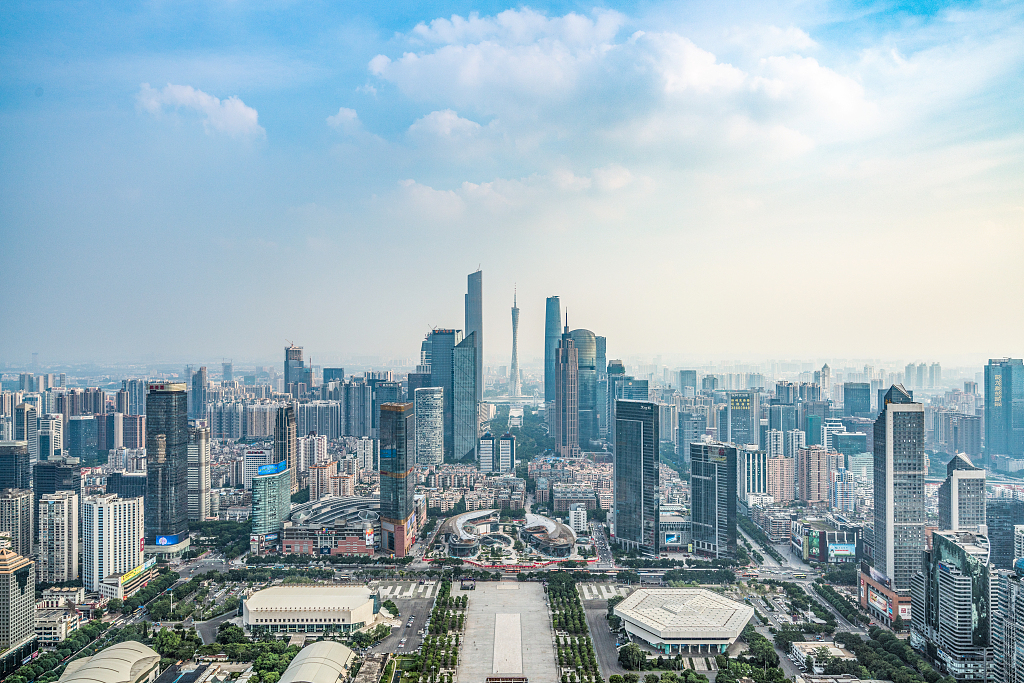
#> input picture OpenCV_Project/Opencv_Image_Processing/Img/7418.jpeg, 1024 x 683 px
$ python gray_histogram.py
#> lines starting #> are read from the running program, lines starting #| are printed output that depends on the picture
#!/user/bin/env python3
# -*- coding: utf-8 -*-
"""
对比度增强是图像增强的一种，只要解决由于图像的灰度级范围较小造成的对比度较低的问题，目的是放大灰度级，增强图像细节
对比度增强：线性变换、分段线性变换、伽马变换、直方图正规化，直方图均衡化，局部自适应直方图均衡化。
"""
import cv2
import matplotlib.pyplot as plt
image = cv2.imread('../Img/7418.jpeg')
#> image is the input picture: shape (683, 1024, 3); mean B, G, R 184.2, 174.7, 154
# image = cv2.imread('../Img/1685800648022.jpg')
gray = cv2.cvtColor(image,cv2.COLOR_BGR2GRAY)
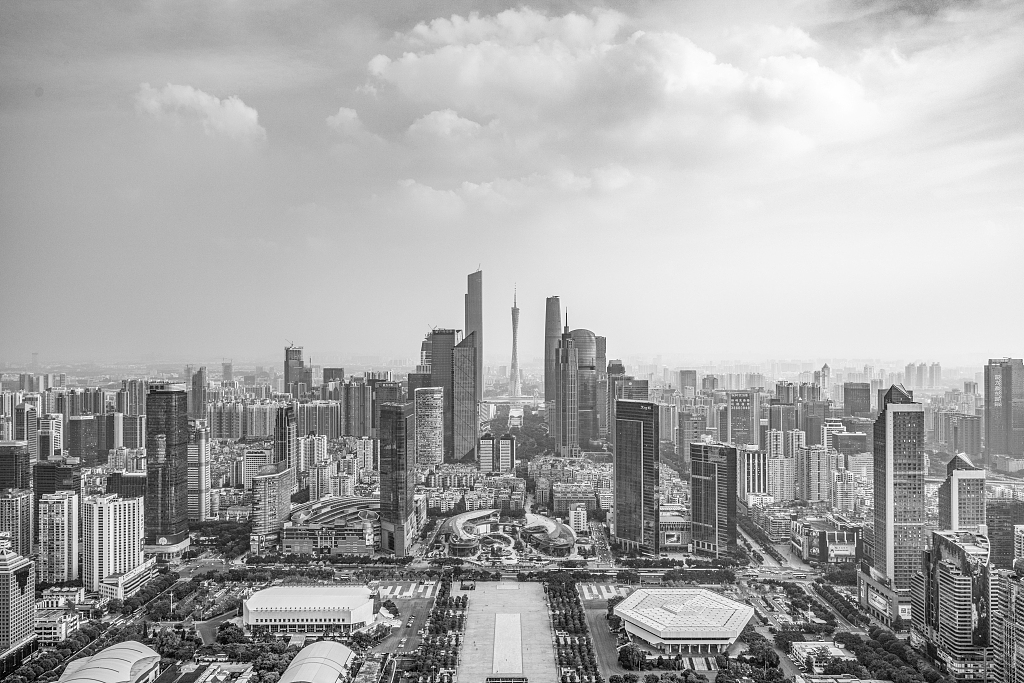
#> gray: shape (683, 1024); min 0, max 255, mean 169.6
hist = cv2.calcHist(gray,[6],None,[155],[120,256])  # 原图、通道、掩模、直方图尺寸(x轴)、像素值范围
#> hist = 155 values, max 38 at index 55, min 0 at index 0, mean 6.61

cv2.imshow('gray',gray)

plt.plot(hist)
plt.show()
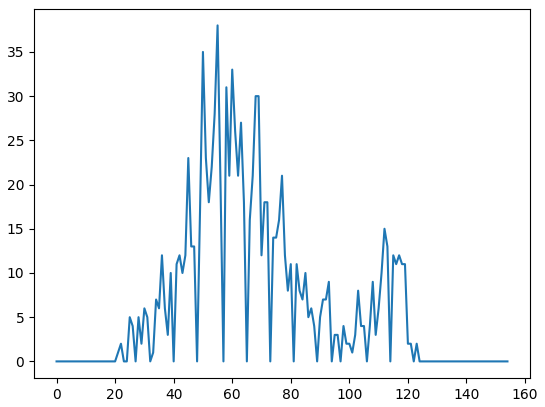
#> figure drawn by matplotlib, 1 panel; curve peaks at x = 55, y = 38
cv2.waitKey(0)
cv2.destroyAllWindows()

$ run again, with OpenCV_Project/Opencv_Image_Processing/Img/1685800648022.jpg copied over OpenCV_Project/Opencv_Image_Processing/Img/7418.jpeg
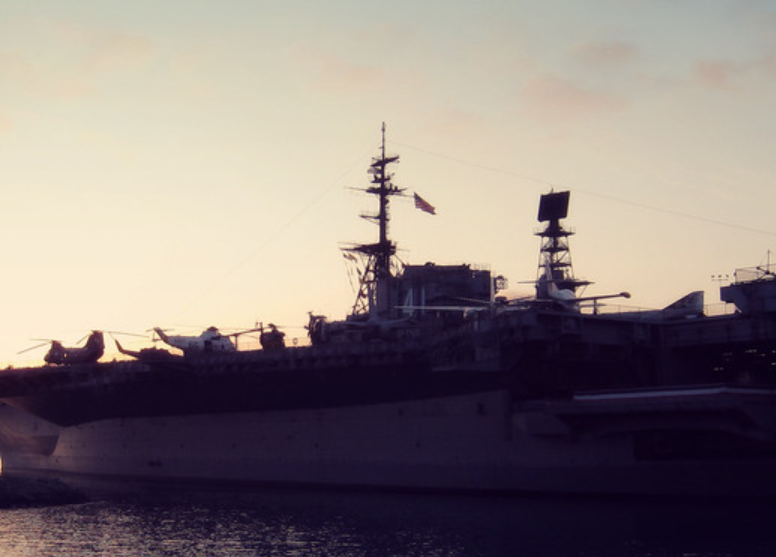
#> input picture OpenCV_Project/Opencv_Image_Processing/Img/1685800648022.jpg, 776 x 557 px
#> image is the input picture: shape (557, 776, 3); mean B, G, R 124, 125.5, 136.5
#> `gray = cv2.cvtColor(image,cv2.COLOR_BGR2GRAY)`:
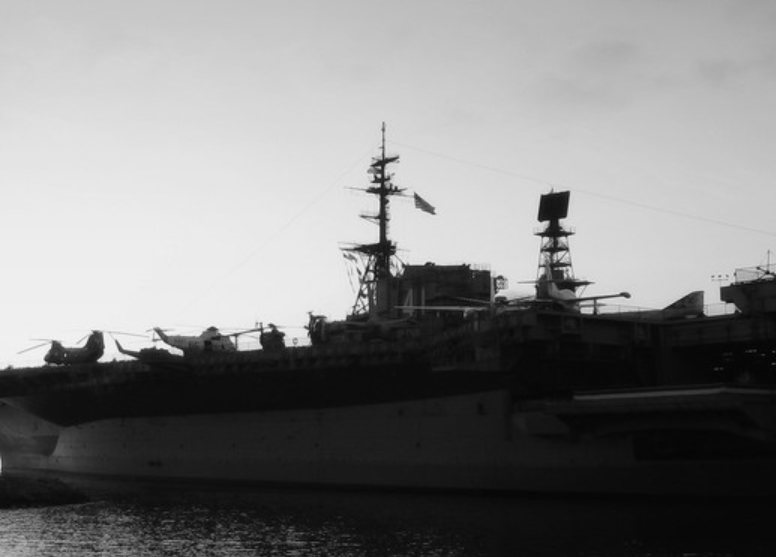
#> gray: shape (557, 776); min 3, max 246, mean 128.6
#> hist = 155 values, max 128 at index 90, min 0 at index 0, mean 5.01
#> `plt.show()`:
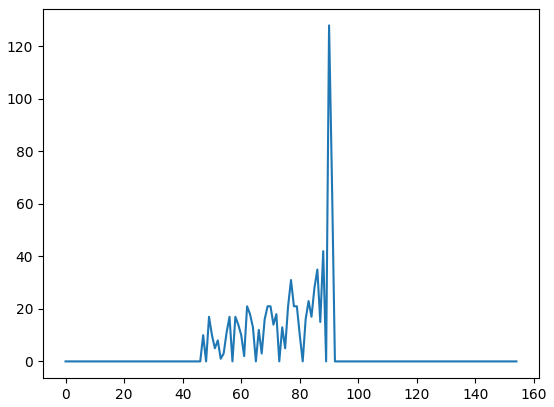
#> figure drawn by matplotlib, 1 panel; curve peaks at x = 90, y = 128

$ run again, with OpenCV_Project/Opencv_Image_Processing/Img/001.jpg copied over OpenCV_Project/Opencv_Image_Processing/Img/7418.jpeg
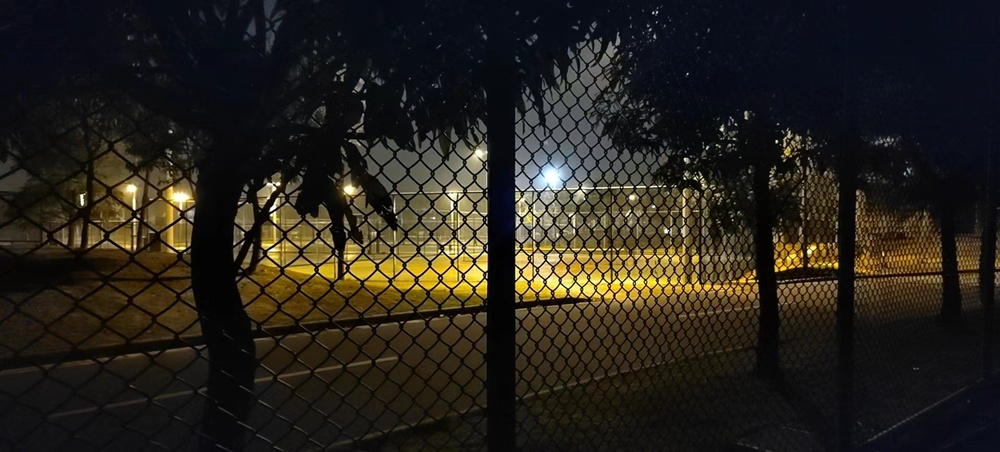
#> input picture OpenCV_Project/Opencv_Image_Processing/Img/001.jpg, 1000 x 452 px, shrunk from 1920 x 868 before the run
#> image is the input picture: shape (452, 1000, 3); mean B, G, R 27.2, 34.9, 39.1
#> `gray = cv2.cvtColor(image,cv2.COLOR_BGR2GRAY)`:
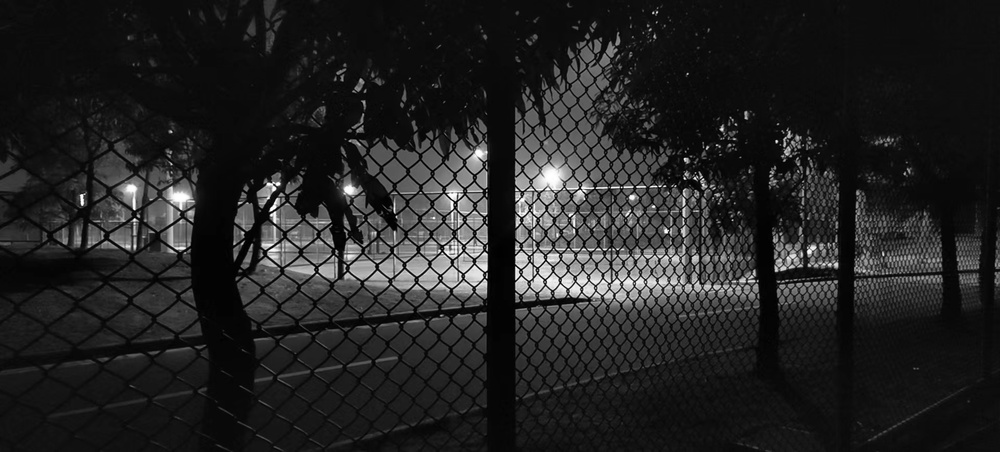
#> gray: shape (452, 1000); min 0, max 255, mean 35.2
#> hist = 155 values from 0 to 0
#> `plt.show()`:
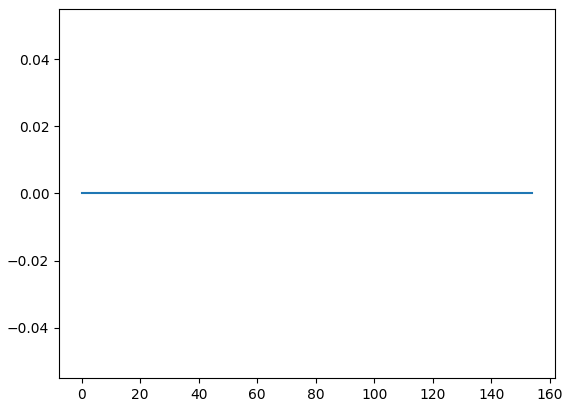
#> figure drawn by matplotlib, 1 panel
